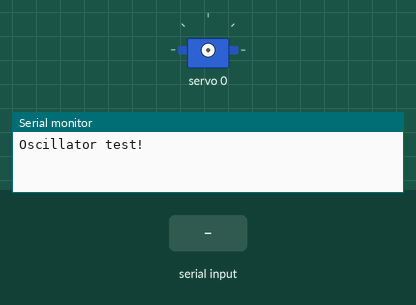
Bench run of a sketch on a simulated Arduino Uno, built with avr-gcc and run on an emulated ATmega328P. On the bench: servo, the last lines printed to the serial monitor. The test bench sets the inputs (shaded band).

Above: at 1.2 s.
1.3 s: "90,45\n" received over Serial
At 3.8 s:
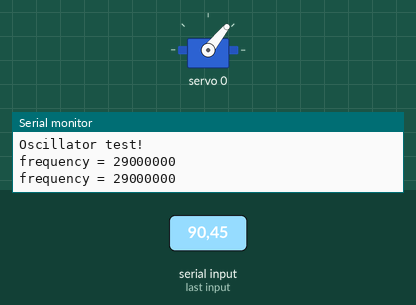
At 5.6 s:
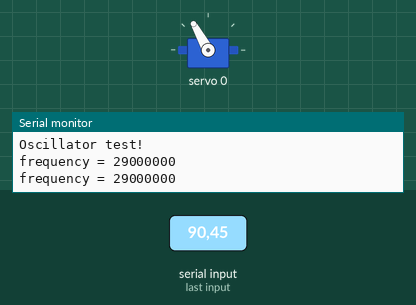
Timing chart, 0 to 59.8 s (numbered marks = the images above; inputs shaded):
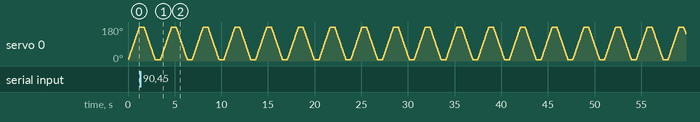

The sketch:

oscillator-test.ino
```cpp
#include <Wire.h>
#include <Adafruit_PWMServoDriver.h>

// called this way, it uses the default address 0x40
Adafruit_PWMServoDriver pwm = Adafruit_PWMServoDriver();
// you can also call it with a different address you want
//Adafruit_PWMServoDriver pwm = Adafruit_PWMServoDriver(0x41);
// you can also call it with a different address and I2C interface
//Adafruit_PWMServoDriver pwm = Adafruit_PWMServoDriver(0x40, Wire);

// Depending on your servo make, the pulse width min and max may vary, you
// want these to be as small/large as possible without hitting the hard stop
// for max range. You'll have to tweak them as necessary to match the servos you
// have!
#define SERVOMIN  150 // This is the 'minimum' pulse length count (out of 4096)
#define SERVOMAX  600 // This is the 'maximum' pulse length count (out of 4096)
#define USMIN  600 // This is the rounded 'minimum' microsecond length based on the minimum pulse of 150
#define USMAX  2400 // This is the rounded 'maximum' microsecond length based on the maximum pulse of 600
#define SERVO_FREQ 50 // Analog servos run at ~50 Hz updates

// our servo # counter
long max_freq = 29000000;
long min_freq = 20000000;
long freq = max_freq;

void setup() {
  Serial.begin(9600);
  Serial.println("Oscillator test!");

  pwm.begin();
  /*
   * In theory the internal oscillator (clock) is 25MHz but it really isn't
   * that precise. You can 'calibrate' this by tweaking this number until
   * you get the PWM update frequency you're expecting!
   * The int.osc. for the PCA9685 chip is a range between about 23-27MHz and
   * is used for calculating things like writeMicroseconds()
   * Analog servos run at ~50 Hz updates, It is importaint to use an
   * oscilloscope in setting the int.osc frequency for the I2C PCA9685 chip.
   * 1) Attach the oscilloscope to one of the PWM signal pins and ground on
   *    the I2C PCA9685 chip you are setting the value for.
   * 2) Adjust setOscillatorFrequency() until the PWM update frequency is the
   *    expected value (50Hz for most ESCs)
   * Setting the value here is specific to each individual I2C PCA9685 chip and
   * affects the calculations for the PWM update frequency.
   * Failure to correctly set the int.osc value will cause unexpected PWM results
   */
  pwm.setOscillatorFrequency(max_freq);
  pwm.setPWMFreq(SERVO_FREQ);  // Analog servos run at ~50 Hz updates

  delay(10);
}

int servonum = 0;
void loop() {
  // if there's any serial available, read it:
  while (Serial.available() > 0) {

    // look for the next valid integer in the incoming serial stream:
    freq = Serial.parseInt()*1000000;
    freq = constrain(freq, min_freq, max_freq);
    pwm.setOscillatorFrequency(freq);
    prntIt();
    Serial.read(); //pull any additional characters including the termination character.
  }

    // Drive each servo one at a time using writeMicroseconds(), it's not precise due to calculation rounding!
  // The writeMicroseconds() function is used to mimic the Arduino Servo library writeMicroseconds() behavior.
  for (uint16_t microsec = USMIN; microsec < USMAX; microsec++) {
    pwm.writeMicroseconds(servonum, microsec);
  }

  delay(500);
  for (uint16_t microsec = USMAX; microsec > USMIN; microsec--) {
    pwm.writeMicroseconds(servonum, microsec);
  }

  delay(500);
}

void prntIt()
{
  Serial.print("frequency = ");
  Serial.println(freq);
  Serial.flush();
}
```
